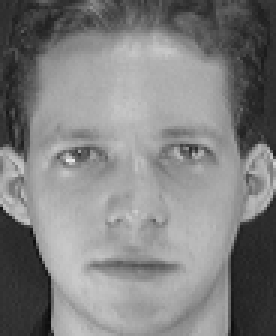
#> input picture data/ORL-DATABASE/s1/1.pgm, 92 x 112 px (shown 3 times larger); its folder holds only this picture in this run
$ python -i ScSR.py   (imports and definitions only)
#> lines starting #> are read from the running program, lines starting #| are printed output that depends on the picture
#> further down, picture is the input picture: shape (112, 92); min 11, max 234, mean 128.3
import numpy as np
from os import listdir
from sklearn.preprocessing import normalize
from skimage.io import imread
from skimage.color import rgb2ycbcr
from skimage.transform import resize
import pickle
from ec503_project.code.featuresign import fss_yang
from scipy.signal import convolve2d
from tqdm import tqdm

def extract_lr_feat(img_lr):
    h, w = img_lr.shape
#> h = 112; w = 92
    img_lr_feat = np.zeros((h, w, 4))

    # First order gradient filters
    hf1 = [[-1, 0, 1], ] * 3
    vf1 = np.transpose(hf1)

    img_lr_feat[:, :, 0] = convolve2d(img_lr, hf1, 'same')
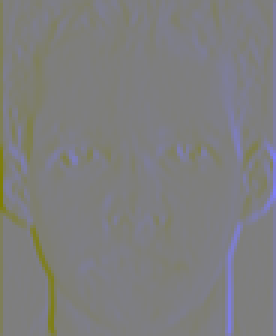
#> img_lr_feat: shape (112, 92, 4) float64 (shown 3 times larger); mean of channels 0, 1, 2, 3 0.3, 0, 0, 0; drawn with min black and max white
    img_lr_feat[:, :, 1] = convolve2d(img_lr, vf1, 'same')
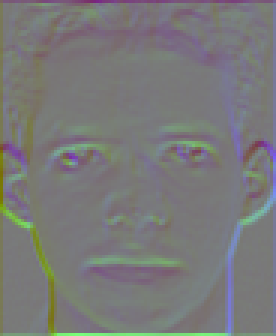
#> img_lr_feat: shape (112, 92, 4) float64 (shown 3 times larger); mean of channels 0, 1, 2, 3 0.3, -1.4, 0, 0; drawn with min black and max white

    # Second order gradient filters
    hf2 = [[1, 0, -2, 0, 1], ] * 3
    vf2 = np.transpose(hf2)

    img_lr_feat[:, :, 2] = convolve2d(img_lr, hf2, 'same')
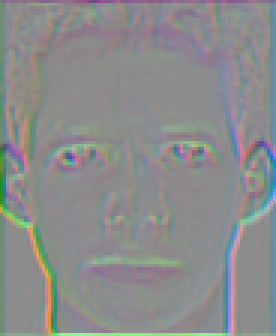
#> img_lr_feat: shape (112, 92, 4) float64 (shown 3 times larger); mean of channels 0, 1, 2, 3 0.3, -1.4, -8.5, 0; drawn with min black and max white
    img_lr_feat[:, :, 3] = convolve2d(img_lr, vf2, 'same')

    return img_lr_feat

# [70 lines left out: functions create_list_step, lin_scale, ScSR, not called in this run]

>>> import cv2
>>> picture = cv2.imread('../data/ORL-DATABASE/s1/1.pgm', cv2.IMREAD_GRAYSCALE)
>>> result = extract_lr_feat(picture)

$ run again, on data/ORL-DATABASE/s1/10.pgm
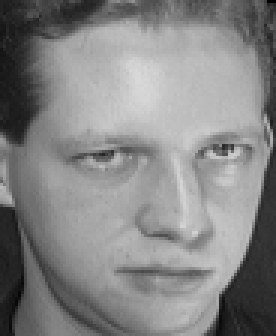
#> input picture data/ORL-DATABASE/s1/10.pgm, 92 x 112 px (shown 3 times larger)
#> picture is the input picture: shape (112, 92); min 1, max 217, mean 132.8
#> in extract_lr_feat, `img_lr_feat[:, :, 1] = convolve2d(img_lr, vf1, 'same')`:
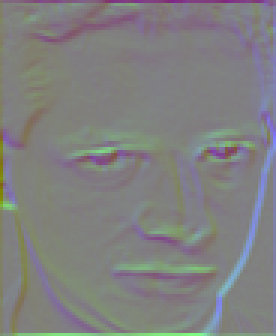
#> img_lr_feat: shape (112, 92, 4) float64 (shown 3 times larger); mean of channels 0, 1, 2, 3 0.1, -0.4, 0, 0; drawn with min black and max white
#> in extract_lr_feat, `img_lr_feat[:, :, 2] = convolve2d(img_lr, hf2, 'same')`:
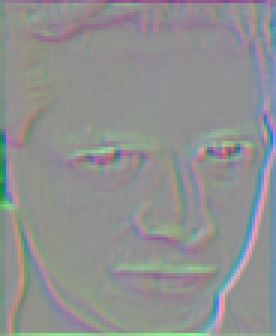
#> img_lr_feat: shape (112, 92, 4) float64 (shown 3 times larger); mean of channels 0, 1, 2, 3 0.1, -0.4, -7.2, 0; drawn with min black and max white

$ run again, on data/ORL-DATABASE/s1/2.pgm
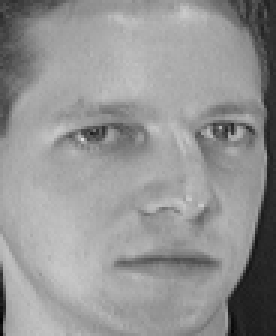
#> input picture data/ORL-DATABASE/s1/2.pgm, 92 x 112 px (shown 3 times larger)
#> picture is the input picture: shape (112, 92); min 2, max 223, mean 148
#> in extract_lr_feat, `img_lr_feat[:, :, 1] = convolve2d(img_lr, vf1, 'same')`:
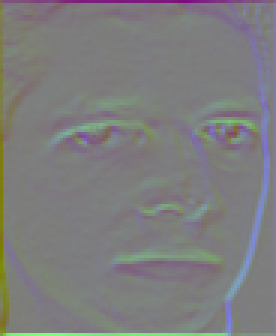
#> img_lr_feat: shape (112, 92, 4) float64 (shown 3 times larger); mean of channels 0, 1, 2, 3 1.9, -0.6, 0, 0; drawn with min black and max white
#> in extract_lr_feat, `img_lr_feat[:, :, 2] = convolve2d(img_lr, hf2, 'same')`:
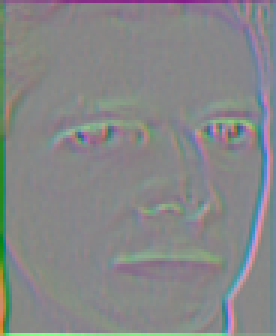
#> img_lr_feat: shape (112, 92, 4) float64 (shown 3 times larger); mean of channels 0, 1, 2, 3 1.9, -0.6, -9.9, 0; drawn with min black and max white

$ run again, on data/ORL-DATABASE/s1/3.pgm
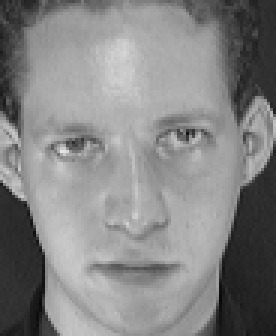
#> input picture data/ORL-DATABASE/s1/3.pgm, 92 x 112 px (shown 3 times larger)
#> picture is the input picture: shape (112, 92); min 7, max 232, mean 132.6
#> in extract_lr_feat, `img_lr_feat[:, :, 1] = convolve2d(img_lr, vf1, 'same')`:
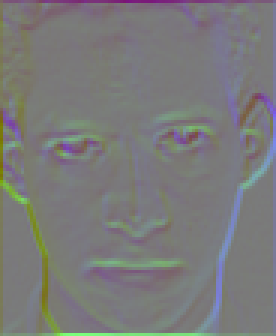
#> img_lr_feat: shape (112, 92, 4) float64 (shown 3 times larger); mean of channels 0, 1, 2, 3 0.5, -0.5, 0, 0; drawn with min black and max white
#> in extract_lr_feat, `img_lr_feat[:, :, 2] = convolve2d(img_lr, hf2, 'same')`:
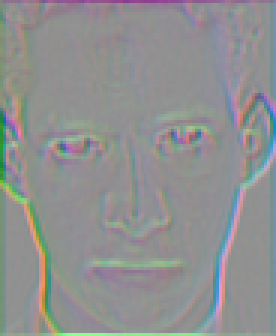
#> img_lr_feat: shape (112, 92, 4) float64 (shown 3 times larger); mean of channels 0, 1, 2, 3 0.5, -0.5, -8.2, 0; drawn with min black and max white
